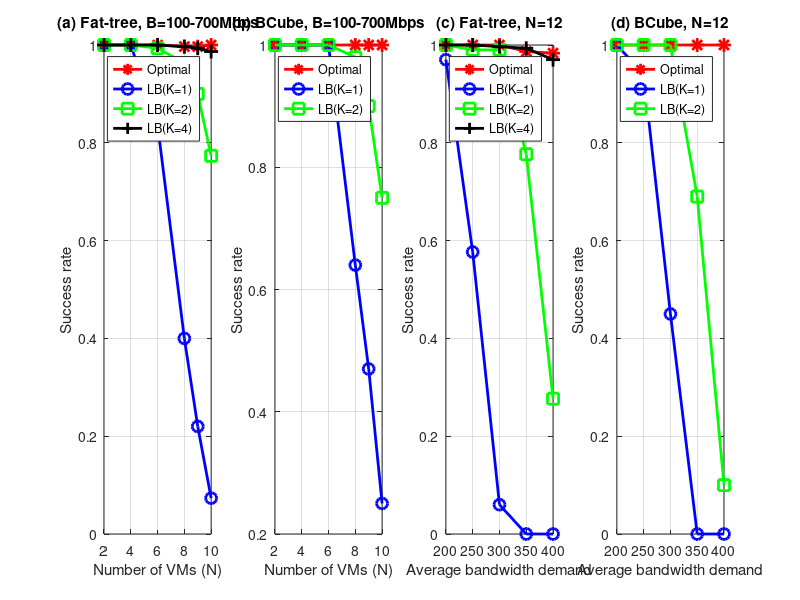

Reproduce this figure in MATLAB.
clear all;
close all;


%Fat-tree
N=[2,4,6,8,9,10];%B=100-700Mbps;
success_opt=[  1 1 1 0.996667 0.996667 1   ];   %success_rate 
success_4=[ 1 1 1 0.996667 0.993333 0.986667  ];   %success_rate
success_2=[  1 1 0.993333 0.963333 0.9 0.773333  ];   %success_rate
success_1=[1 1 0.836667 0.4 0.22 0.0733333 ];   %success_rate 
 
 
 %1 0.98 0.87 0.56 0.12 

figure;
subplot(1,4,1)
h1=plot(N,success_opt,N,success_1,N,success_2,N,success_4);
title('(a) Fat-tree, B=100-700Mbps');

xlabel('Number of VMs (N)');
ylabel('Success rate');
legend(h1,'Optimal','LB(K=1)','LB(K=2)','LB(K=4)');
set(gca,'XLim',[2,10]);set(gca,'XGrid','on','YGrid','on')
set(h1,{'Color'},{'r';'b';'g';'k'});
set(h1,{'Marker'},{'*';'O';'s';'+'},{'MarkerSize'},{10;8;8;10;});
set(h1,'LineWidth',2);
%set(h1,'LineWidth',1.5,{'LineStyle'},{'-';'-';'-';}) 




%BCube
N=[2,4,6,8,9,10];%B=100-700;
success_opt=[ 1 1 1 1 1 1 ];   %success_rate 
success_1=[1 1 1 0.64 0.47 0.25 ];   %success_rate 
success_2=[ 1 1 1 0.98 0.9 0.75 ];   %success_rate 
%success_4=[  1 1 1 0.99 0.93 0.743 ];   %success_rate 
 %1 0.98 0.87 0.56 0.12 

%figure;
subplot(1,4,2);
h1=plot(N,success_opt,N,success_1,N,success_2);
title('(b) BCube, B=100-700Mbps');

xlabel('Number of VMs (N)');
ylabel('Success rate');
legend(h1,'Optimal','LB(K=1)','LB(K=2)');
set(gca,'XLim',[2,10]);set(gca,'XGrid','on','YGrid','on')
set(h1,{'Color'},{'r';'b';'g'});
set(h1,{'Marker'},{'*';'O';'s';},{'MarkerSize'},{10;8;8;});
set(h1,'LineWidth',2);
%set(h1,'LineWidth',1.5,{'LineStyle'},{'-';'-';'-';}) 
%Fat-tree

N=12;
B=[200,250,300,350,400];
success_opt=[1 1 1 0.986667 0.983333   ];   %success_rate 
success_4=[ 1 1 0.996667 0.993333 0.97 ];   %success_rate
success_2=[1 0.99 0.99 0.776667 0.276667 ];   %success_rate 
success_1=[ 0.97 0.576667 0.06 0 0 ];   %success_rate 

 %1 0.98 0.87 0.56 0.12 

%figure;
subplot(1,4,3)
h1=plot(B,success_opt,B,success_1,B,success_2,B,success_4);
title('(c) Fat-tree, N=12');

xlabel('Average bandwidth demand');
ylabel('Success rate');
legend(h1,'Optimal','LB(K=1)','LB(K=2)','LB(K=4)');
set(gca,'XLim',[200,400]);set(gca,'XGrid','on','YGrid','on')
set(h1,{'Color'},{'r';'b';'g';'k'});
set(h1,{'Marker'},{'*';'O';'s';'+'},{'MarkerSize'},{10;8;8;10;});
set(h1,'LineWidth',2);
%set(h1,'LineWidth',1.5,{'LineStyle'},{'-';'-';'-';}) 

%BCube
N=12;
B=[200,250,300,350,400];
success_opt=[  1 1 1 1 1  ];   %success_rate 
success_1=[ 1 0.94 0.45 0 0 ];   %success_rate 
success_2=[ 1 1 1 0.69 0.1  ];   %success_rate 
%success_4=[ 0.999 0.999 0.964 0.533 0.071  ];   %success_rate 
 %1 0.98 0.87 0.56 0.12 

%figure;
subplot(1,4,4);

h1=plot(B,success_opt,B,success_1,B,success_2);
title('(d) BCube, N=12');

xlabel('Average bandwidth demand');
ylabel('Success rate');
legend(h1,'Optimal','LB(K=1)','LB(K=2)');
set(gca,'XLim',[200,400]);set(gca,'XGrid','on','YGrid','on')
set(h1,{'Color'},{'r';'b';'g'});
set(h1,{'Marker'},{'*';'O';'s';},{'MarkerSize'},{10;8;8;});
set(h1,'LineWidth',2);
%set(h1,'LineWidth',1.5,{'LineStyle'},{'-';'-';'-';}) 


